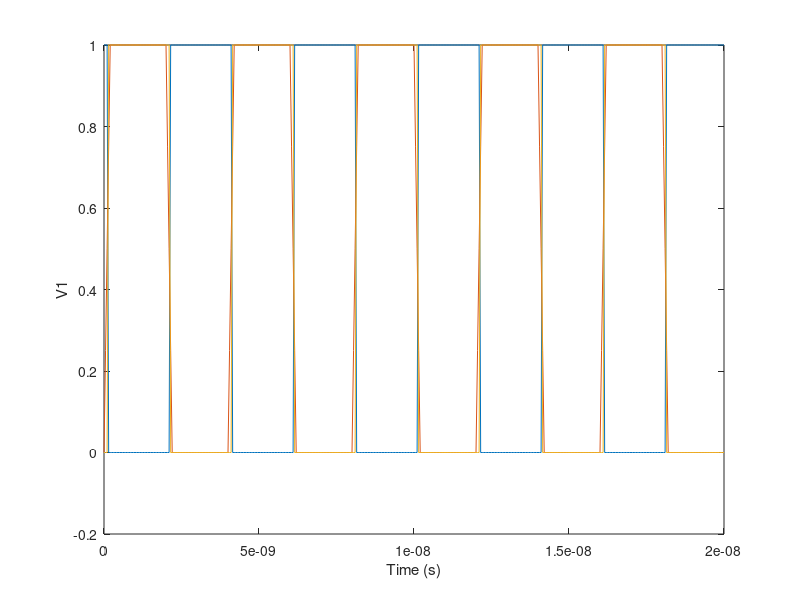

This figure's MATLAB source:
data = csvread("transient.csv", 1, 0);
x = data(:,1);
v1 = data(:,2);
v2 = data(:,3);
v3 = data(:,4);

figure
plot(x, v1);
xlabel('Time (s)');
ylabel('V1');

hold on

plot(x, v2);
plot(x, v3);

hold off